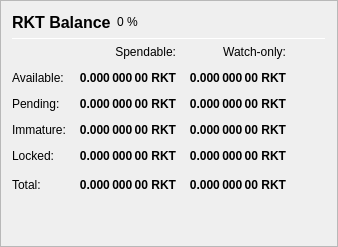
                   <widget class="QFrame" name="frame_Balances">
                    <property name="frameShape">
                     <enum>QFrame::StyledPanel</enum>
                    </property>
                    <property name="frameShadow">
                     <enum>QFrame::Raised</enum>
                    </property>
                    <layout class="QVBoxLayout" name="verticalLayout_4">
                     <item>
                      <layout class="QHBoxLayout" name="horizontalLayout_4">
                       <item>
                        <widget class="QLabel" name="label_5">
                         <property name="minimumSize">
                          <size>
                           <width>0</width>
                           <height>20</height>
                          </size>
                         </property>
                         <property name="font">
                          <font>
                           <pointsize>12</pointsize>
                           <weight>75</weight>
                           <bold>true</bold>
                          </font>
                         </property>
                         <property name="text">
                          <string>RKT Balance</string>
                         </property>
                        </widget>
                       </item>
                       <item>
                        <widget class="QLabel" name="labelRKTPercent">
                         <property name="text">
                          <string notr="true">0 %</string>
                         </property>
                        </widget>
                       </item>
                       <item>
                        <spacer name="horizontalSpacer_3">
                         <property name="orientation">
                          <enum>Qt::Horizontal</enum>
                         </property>
                         <property name="sizeHint" stdset="0">
                          <size>
                           <width>40</width>
                           <height>20</height>
                          </size>
                         </property>
                        </spacer>
                       </item>
                      </layout>
                     </item>
                     <item>
                      <widget class="Line" name="line_Balance">
                       <property name="minimumSize">
                        <size>
                         <width>0</width>
                         <height>1</height>
                        </size>
                       </property>
                       <property name="maximumSize">
                        <size>
                         <width>16777215</width>
                         <height>1</height>
                        </size>
                       </property>
                       <property name="orientation">
                        <enum>Qt::Horizontal</enum>
                       </property>
                      </widget>
                     </item>
                     <item>
                      <layout class="QGridLayout" name="gridLayout">
                       <property name="spacing">
                        <number>12</number>
                       </property>
                       <item row="0" column="1">
                        <widget class="QLabel" name="labelSpendable">
                         <property name="text">
                          <string>Spendable:</string>
                         </property>
                         <property name="alignment">
                          <set>Qt::AlignRight|Qt::AlignTrailing|Qt::AlignVCenter</set>
                         </property>
                        </widget>
                       </item>
                       <item row="0" column="2">
                        <widget class="QLabel" name="labelWatchonly">
                         <property name="text">
                          <string>Watch-only:</string>
                         </property>
                         <property name="alignment">
                          <set>Qt::AlignRight|Qt::AlignTrailing|Qt::AlignVCenter</set>
                         </property>
                        </widget>
                       </item>
                       <item row="1" column="0">
                        <widget class="QLabel" name="labelBalanceText">
                         <property name="text">
                          <string>Available:</string>
                         </property>
                        </widget>
                       </item>
                       <item row="1" column="1">
                        <widget class="QLabel" name="labelBalance">
                         <property name="font">
                          <font>
                           <weight>75</weight>
                           <bold>true</bold>
                          </font>
                         </property>
                         <property name="cursor">
                          <cursorShape>IBeamCursor</cursorShape>
                         </property>
                         <property name="toolTip">
                          <string>Your current spendable balance</string>
                         </property>
                         <property name="text">
                          <string notr="true">0.000 000 00 RKT</string>
                         </property>
                         <property name="alignment">
                          <set>Qt::AlignRight|Qt::AlignTrailing|Qt::AlignVCenter</set>
                         </property>
                         <property name="textInteractionFlags">
                          <set>Qt::LinksAccessibleByMouse|Qt::TextSelectableByKeyboard|Qt::TextSelectableByMouse</set>
                         </property>
                        </widget>
                       </item>
                       <item row="1" column="2">
                        <widget class="QLabel" name="labelWatchAvailable">
                         <property name="font">
                          <font>
                           <weight>75</weight>
                           <bold>true</bold>
                          </font>
                         </property>
                         <property name="cursor">
                          <cursorShape>IBeamCursor</cursorShape>
                         </property>
                         <property name="toolTip">
                          <string>Your current balance in watch-only addresses</string>
                         </property>
                         <property name="text">
                          <string notr="true">0.000 000 00 RKT</string>
                         </property>
                         <property name="alignment">
                          <set>Qt::AlignRight|Qt::AlignTrailing|Qt::AlignVCenter</set>
                         </property>
                         <property name="textInteractionFlags">
                          <set>Qt::LinksAccessibleByMouse|Qt::TextSelectableByKeyboard|Qt::TextSelectableByMouse</set>
                         </property>
                        </widget>
                       </item>
                       <item row="2" column="0">
                        <widget class="QLabel" name="labelPendingText">
                         <property name="text">
                          <string>Pending:</string>
                         </property>
                        </widget>
                       </item>
                       <item row="2" column="1">
                        <widget class="QLabel" name="labelUnconfirmed">
                         <property name="font">
                          <font>
                           <weight>75</weight>
                           <bold>true</bold>
                          </font>
                         </property>
                         <property name="cursor">
                          <cursorShape>IBeamCursor</cursorShape>
                         </property>
                         <property name="toolTip">
                          <string>Total of transactions that have yet to be confirmed, and do not yet count toward the spendable balance</string>
                         </property>
                         <property name="text">
                          <string notr="true">0.000 000 00 RKT</string>
                         </property>
                         <property name="alignment">
                          <set>Qt::AlignRight|Qt::AlignTrailing|Qt::AlignVCenter</set>
                         </property>
                         <property name="textInteractionFlags">
                          <set>Qt::LinksAccessibleByMouse|Qt::TextSelectableByKeyboard|Qt::TextSelectableByMouse</set>
                         </property>
                        </widget>
                       </item>
                       <item row="2" column="2">
                        <widget class="QLabel" name="labelWatchPending">
                         <property name="font">
                          <font>
                           <weight>75</weight>
                           <bold>true</bold>
                          </font>
                         </property>
                         <property name="cursor">
                          <cursorShape>IBeamCursor</cursorShape>
                         </property>
                         <property name="toolTip">
                          <string>Unconfirmed transactions to watch-only addresses</string>
                         </property>
                         <property name="text">
                          <string notr="true">0.000 000 00 RKT</string>
                         </property>
                         <property name="alignment">
                          <set>Qt::AlignRight|Qt::AlignTrailing|Qt::AlignVCenter</set>
                         </property>
                         <property name="textInteractionFlags">
                          <set>Qt::LinksAccessibleByMouse|Qt::TextSelectableByKeyboard|Qt::TextSelectableByMouse</set>
                         </property>
                        </widget>
                       </item>
                       <item row="3" column="0">
                        <widget class="QLabel" name="labelImmatureText">
                         <property name="text">
                          <string>Immature:</string>
                         </property>
                        </widget>
                       </item>
                       <item row="3" column="1">
                        <widget class="QLabel" name="labelImmature">
                         <property name="font">
                          <font>
                           <weight>75</weight>
                           <bold>true</bold>
                          </font>
                         </property>
                         <property name="cursor">
                          <cursorShape>IBeamCursor</cursorShape>
                         </property>
                         <property name="toolTip">
                          <string>Staked or masternode rewards that has not yet matured</string>
                         </property>
                         <property name="text">
                          <string notr="true">0.000 000 00 RKT</string>
                         </property>
                         <property name="alignment">
                          <set>Qt::AlignRight|Qt::AlignTrailing|Qt::AlignVCenter</set>
                         </property>
                         <property name="textInteractionFlags">
                          <set>Qt::LinksAccessibleByMouse|Qt::TextSelectableByKeyboard|Qt::TextSelectableByMouse</set>
                         </property>
                        </widget>
                       </item>
                       <item row="3" column="2">
                        <widget class="QLabel" name="labelWatchImmature">
                         <property name="font">
                          <font>
                           <weight>75</weight>
                           <bold>true</bold>
                          </font>
                         </property>
                         <property name="cursor">
                          <cursorShape>IBeamCursor</cursorShape>
                         </property>
                         <property name="toolTip">
                          <string>Staked or masternode rewards in watch-only addresses that has not yet matured</string>
                         </property>
                         <property name="text">
                          <string notr="true">0.000 000 00 RKT</string>
                         </property>
                         <property name="alignment">
                          <set>Qt::AlignRight|Qt::AlignTrailing|Qt::AlignVCenter</set>
                         </property>
                         <property name="textInteractionFlags">
                          <set>Qt::LinksAccessibleByMouse|Qt::TextSelectableByKeyboard|Qt::TextSelectableByMouse</set>
                         </property>
                        </widget>
                       </item>
                       <item row="4" column="0">
                        <widget class="QLabel" name="labelLockedBalanceText">
                         <property name="toolTip">
                          <string>Locked RKT or Masternode collaterals. These are excluded from zRKT minting.</string>
                         </property>
                         <property name="text">
                          <string>Locked:</string>
                         </property>
                        </widget>
                       </item>
                       <item row="4" column="1">
                        <widget class="QLabel" name="labelLockedBalance">
                         <property name="font">
                          <font>
                           <weight>75</weight>
                           <bold>true</bold>
                          </font>
                         </property>
                         <property name="cursor">
                          <cursorShape>IBeamCursor</cursorShape>
                         </property>
                         <property name="toolTip">
                          <string>Locked RKT or Masternode collaterals. These are excluded from zRKT minting.</string>
                         </property>
                         <property name="text">
                          <string notr="true">0.000 000 00 RKT</string>
                         </property>
                         <property name="alignment">
                          <set>Qt::AlignRight|Qt::AlignTrailing|Qt::AlignVCenter</set>
                         </property>
                         <property name="textInteractionFlags">
                          <set>Qt::LinksAccessibleByMouse|Qt::TextSelectableByKeyboard|Qt::TextSelectableByMouse</set>
                         </property>
                        </widget>
                       </item>
                       <item row="4" column="2">
                        <widget class="QLabel" name="labelWatchLocked">
                         <property name="font">
                          <font>
                           <weight>75</weight>
                           <bold>true</bold>
                          </font>
                         </property>
                         <property name="cursor">
                          <cursorShape>IBeamCursor</cursorShape>
                         </property>
                         <property name="toolTip">
                          <string>Current locked balance in watch-only addresses</string>
                         </property>
                         <property name="text">
                          <string notr="true">0.000 000 00 RKT</string>
                         </property>
                         <property name="alignment">
                          <set>Qt::AlignRight|Qt::AlignTrailing|Qt::AlignVCenter</set>
                         </property>
                         <property name="textInteractionFlags">
                          <set>Qt::LinksAccessibleByMouse|Qt::TextSelectableByKeyboard|Qt::TextSelectableByMouse</set>
                         </property>
                        </widget>
                       </item>
                       <item row="5" column="0">
                        <widget class="QLabel" name="labelTotalText">
                         <property name="toolTip">
                          <string>Your current ROCKETFUNDCOIN balance, unconfirmed and immature transactions included</string>
                         </property>
                         <property name="text">
                          <string>Total:</string>
                         </property>
                        </widget>
                       </item>
                       <item row="5" column="1">
                        <widget class="QLabel" name="labelTotal">
                         <property name="font">
                          <font>
                           <weight>75</weight>
                           <bold>true</bold>
                          </font>
                         </property>
                         <property name="cursor">
                          <cursorShape>IBeamCursor</cursorShape>
                         </property>
                         <property name="toolTip">
                          <string>Your current ROCKETFUNDCOIN balance, unconfirmed and immature transactions included</string>
                         </property>
                         <property name="text">
                          <string notr="true">0.000 000 00 RKT</string>
                         </property>
                         <property name="alignment">
                          <set>Qt::AlignRight|Qt::AlignTrailing|Qt::AlignVCenter</set>
                         </property>
                         <property name="textInteractionFlags">
                          <set>Qt::LinksAccessibleByMouse|Qt::TextSelectableByKeyboard|Qt::TextSelectableByMouse</set>
                         </property>
                        </widget>
                       </item>
                       <item row="5" column="2">
                        <widget class="QLabel" name="labelWatchTotal">
                         <property name="font">
                          <font>
                           <weight>75</weight>
                           <bold>true</bold>
                          </font>
                         </property>
                         <property name="cursor">
                          <cursorShape>IBeamCursor</cursorShape>
                         </property>
                         <property name="toolTip">
                          <string>Current total balance in watch-only addresses</string>
                         </property>
                         <property name="text">
                          <string notr="true">0.000 000 00 RKT</string>
                         </property>
                         <property name="alignment">
                          <set>Qt::AlignRight|Qt::AlignTrailing|Qt::AlignVCenter</set>
                         </property>
                         <property name="textInteractionFlags">
                          <set>Qt::LinksAccessibleByMouse|Qt::TextSelectableByKeyboard|Qt::TextSelectableByMouse</set>
                         </property>
                        </widget>
                       </item>
                       <item row="5" column="3">
                        <spacer name="horizontalSpacer_9">
                         <property name="orientation">
                          <enum>Qt::Horizontal</enum>
                         </property>
                         <property name="sizeHint" stdset="0">
                          <size>
                           <width>40</width>
                           <height>20</height>
                          </size>
                         </property>
                        </spacer>
                       </item>
                      </layout>
                     </item>
                     <item>
                      <spacer name="verticalSpacer_3">
                       <property name="orientation">
                        <enum>Qt::Vertical</enum>
                       </property>
                       <property name="sizeHint" stdset="0">
                        <size>
                         <width>20</width>
                         <height>40</height>
                        </size>
                       </property>
                      </spacer>
                     </item>
                    </layout>
                   </widget>
